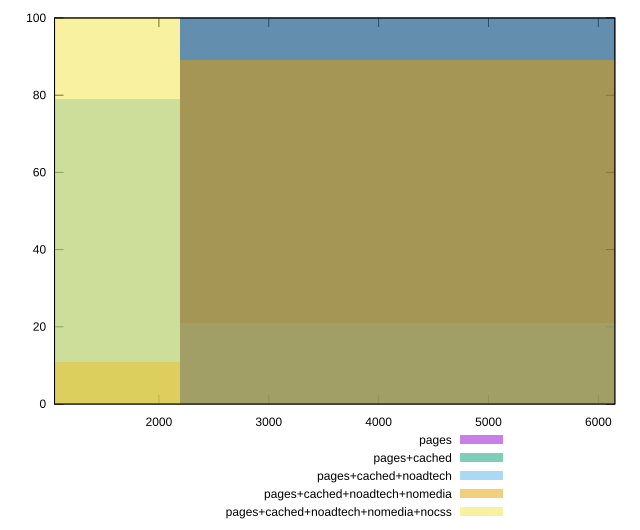

Here is the gnuplot script that generated this plot:
reset

$pages <<EOF
4386.332760876306 100
EOF

$pagesCached <<EOF
4386.332760876306 100
EOF

$pagesCachedNoadtech <<EOF
0 79
4386.332760876306 21
EOF

$pagesCachedNoadtechNomedia <<EOF
0 11
4386.332760876306 89
EOF

$pagesCachedNoadtechNomediaNocss <<EOF
0 100
EOF

set key outside below
set boxwidth 4386.332760876306
set xrange [1050:6150]
set yrange [0:100]
set trange [0:100]
set style fill transparent solid 0.5 noborder
set terminal svg size 640, 530 enhanced background rgb 'white'
set output "report_00019_2021-02-10T18-14-37.922Z//unused-javascript/comparison/histogram/all_raw.svg"

plot $pages title "pages" with boxes, \
     $pagesCached title "pages+cached" with boxes, \
     $pagesCachedNoadtech title "pages+cached+noadtech" with boxes, \
     $pagesCachedNoadtechNomedia title "pages+cached+noadtech+nomedia" with boxes, \
     $pagesCachedNoadtechNomediaNocss title "pages+cached+noadtech+nomedia+nocss" with boxes

reset
